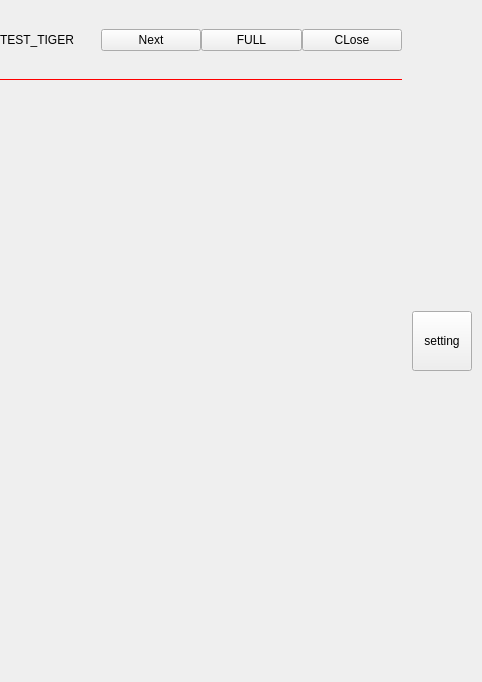
<?xml version="1.0" encoding="UTF-8"?>
<ui version="4.0">
 <class>MainWindow</class>
 <widget class="QMainWindow" name="MainWindow">
  <property name="geometry">
   <rect>
    <x>0</x>
    <y>0</y>
    <width>482</width>
    <height>682</height>
   </rect>
  </property>
  <property name="windowTitle">
   <string>MainWindow</string>
  </property>
  <widget class="QWidget" name="centralwidget">
   <property name="styleSheet">
    <string notr="true"/>
   </property>
   <layout class="QHBoxLayout" name="horizontalLayout_2">
    <property name="spacing">
     <number>0</number>
    </property>
    <property name="leftMargin">
     <number>0</number>
    </property>
    <property name="topMargin">
     <number>0</number>
    </property>
    <property name="rightMargin">
     <number>0</number>
    </property>
    <property name="bottomMargin">
     <number>0</number>
    </property>
    <item>
     <layout class="QHBoxLayout" name="horizontalLayout">
      <property name="spacing">
       <number>0</number>
      </property>
      <property name="leftMargin">
       <number>0</number>
      </property>
      <property name="topMargin">
       <number>0</number>
      </property>
      <property name="rightMargin">
       <number>0</number>
      </property>
      <property name="bottomMargin">
       <number>0</number>
      </property>
      <item>
       <widget class="QWidget" name="widgetBody" native="true">
        <property name="minimumSize">
         <size>
          <width>400</width>
          <height>680</height>
         </size>
        </property>
        <property name="styleSheet">
         <string notr="true"/>
        </property>
        <layout class="QVBoxLayout" name="verticalLayout_2">
         <property name="spacing">
          <number>0</number>
         </property>
         <property name="leftMargin">
          <number>0</number>
         </property>
         <property name="topMargin">
          <number>0</number>
         </property>
         <property name="rightMargin">
          <number>0</number>
         </property>
         <property name="bottomMargin">
          <number>0</number>
         </property>
         <item>
          <widget class="QWidget" name="widgetHeader" native="true">
           <property name="minimumSize">
            <size>
             <width>400</width>
             <height>80</height>
            </size>
           </property>
           <property name="styleSheet">
            <string notr="true">border-bottom: 1px solid red;</string>
           </property>
           <layout class="QHBoxLayout" name="horizontalLayout_11">
            <property name="spacing">
             <number>0</number>
            </property>
            <property name="leftMargin">
             <number>0</number>
            </property>
            <property name="topMargin">
             <number>0</number>
            </property>
            <property name="rightMargin">
             <number>0</number>
            </property>
            <property name="bottomMargin">
             <number>0</number>
            </property>
            <item>
             <widget class="QLabel" name="lab_title">
              <property name="text">
               <string>TEST_TIGER</string>
              </property>
             </widget>
            </item>
            <item>
             <widget class="QPushButton" name="btn_max">
              <property name="text">
               <string>Next</string>
              </property>
             </widget>
            </item>
            <item>
             <widget class="QPushButton" name="btn_full">
              <property name="text">
               <string>FULL</string>
              </property>
             </widget>
            </item>
            <item>
             <widget class="QPushButton" name="btn_close">
              <property name="text">
               <string>CLose</string>
              </property>
             </widget>
            </item>
           </layout>
          </widget>
         </item>
         <item>
          <widget class="QStackedWidget" name="stackedMainWidget">
           <property name="minimumSize">
            <size>
             <width>400</width>
             <height>600</height>
            </size>
           </property>
           <property name="styleSheet">
            <string notr="true"/>
           </property>
           <property name="lineWidth">
            <number>0</number>
           </property>
           <property name="currentIndex">
            <number>-1</number>
           </property>
          </widget>
         </item>
        </layout>
       </widget>
      </item>
      <item>
       <widget class="QWidget" name="widgetMenu" native="true">
        <property name="minimumSize">
         <size>
          <width>80</width>
          <height>300</height>
         </size>
        </property>
        <layout class="QVBoxLayout" name="verticalLayout">
         <property name="spacing">
          <number>0</number>
         </property>
         <property name="leftMargin">
          <number>0</number>
         </property>
         <property name="topMargin">
          <number>0</number>
         </property>
         <property name="rightMargin">
          <number>0</number>
         </property>
         <property name="bottomMargin">
          <number>0</number>
         </property>
         <item>
          <spacer name="verticalSpacer">
           <property name="orientation">
            <enum>Qt::Vertical</enum>
           </property>
           <property name="sizeHint" stdset="0">
            <size>
             <width>20</width>
             <height>56</height>
            </size>
           </property>
          </spacer>
         </item>
         <item>
          <widget class="QWidget" name="widgetNav" native="true">
           <property name="minimumSize">
            <size>
             <width>80</width>
             <height>300</height>
            </size>
           </property>
           <property name="styleSheet">
            <string notr="true"/>
           </property>
           <layout class="QVBoxLayout" name="verticalLayout_3">
            <property name="spacing">
             <number>0</number>
            </property>
            <property name="leftMargin">
             <number>10</number>
            </property>
            <property name="topMargin">
             <number>10</number>
            </property>
            <property name="rightMargin">
             <number>10</number>
            </property>
            <property name="bottomMargin">
             <number>10</number>
            </property>
            <item>
             <widget class="QPushButton" name="btn_setting">
              <property name="minimumSize">
               <size>
                <width>60</width>
                <height>60</height>
               </size>
              </property>
              <property name="maximumSize">
               <size>
                <width>60</width>
                <height>60</height>
               </size>
              </property>
              <property name="text">
               <string>setting</string>
              </property>
             </widget>
            </item>
           </layout>
          </widget>
         </item>
         <item>
          <spacer name="verticalSpacer_2">
           <property name="orientation">
            <enum>Qt::Vertical</enum>
           </property>
           <property name="sizeHint" stdset="0">
            <size>
             <width>20</width>
             <height>56</height>
            </size>
           </property>
          </spacer>
         </item>
        </layout>
       </widget>
      </item>
     </layout>
    </item>
   </layout>
  </widget>
 </widget>
 <resources/>
 <connections>
  <connection>
   <sender>btn_close</sender>
   <signal>clicked()</signal>
   <receiver>MainWindow</receiver>
   <slot>close()</slot>
   <hints>
    <hint type="sourcelabel">
     <x>428</x>
     <y>80</y>
    </hint>
    <hint type="destinationlabel">
     <x>234</x>
     <y>349</y>
    </hint>
   </hints>
  </connection>
 </connections>
</ui>
